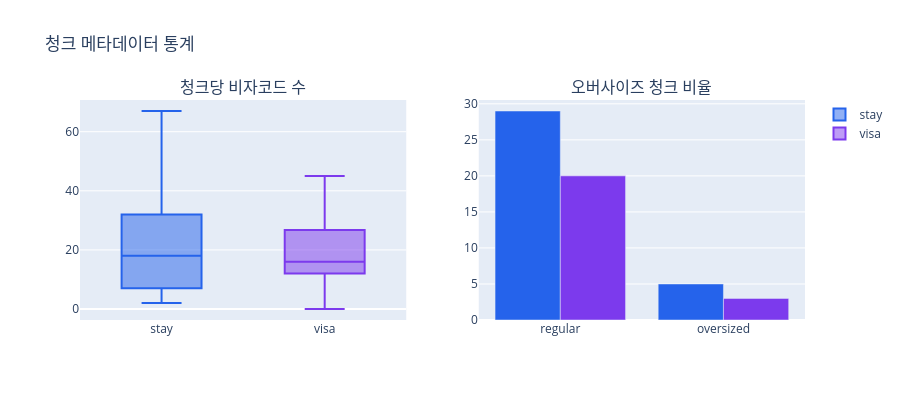

This figure's notebook cell:
### Code cell
# 청크당 비자코드 수 + oversized 비율
fig = make_subplots(rows=1, cols=2, subplot_titles=("청크당 비자코드 수", "오버사이즈 청크 비율"))
fig.add_trace(go.Box(y=stay_chunks["num_codes"], name="stay", marker_color="#2563eb"), row=1, col=1)
fig.add_trace(go.Box(y=visa_chunks["num_codes"], name="visa", marker_color="#7c3aed"), row=1, col=1)

oversize_data = pd.DataFrame({
    "manual": ["stay", "stay", "visa", "visa"],
    "category": ["regular", "oversized", "regular", "oversized"],
    "count": [
        len(stay_chunks) - stay_chunks["oversized"].sum(),
        stay_chunks["oversized"].sum(),
        len(visa_chunks) - visa_chunks["oversized"].sum(),
        visa_chunks["oversized"].sum(),
    ],
})
for manual, color in [("stay", "#2563eb"), ("visa", "#7c3aed")]:
    sub = oversize_data[oversize_data["manual"] == manual]
    fig.add_trace(go.Bar(x=sub["category"], y=sub["count"], name=manual, marker_color=color, showlegend=False), row=1, col=2)
fig.update_layout(height=400, title_text="청크 메타데이터 통계")
fig.show()

### Figure 1 — Plotly figure (JSON) as saved in the notebook; plotly's stock layout.template omitted (floating-point values rounded to 4 significant figures)
{"data": [{"marker": {"color": "#2563eb"}, "name": "stay", "type": "box", "xaxis": "x", "y": [45, 47, 40, 7, 24, 25, 29, 32, 32, 23, 48, 27, 8, 2, 5, 42, 56, 67, 15, 29, 20, 2, 4, 22, 13, 11, 10, 14, 16, 4, 6, 9, 7, 2], "yaxis": "y"}, {"marker": {"color": "#7c3aed"}, "name": "visa", "type": "box", "xaxis": "x", "y": [45, 31, 30, 12, 17, 23, 15, 19, 26, 27, 8, 2, 22, 34, 27, 16, 13, 14, 4, 12, 12, 2, 0], "yaxis": "y"}, {"marker": {"color": "#2563eb"}, "name": "stay", "showlegend": false, "type": "bar", "x": ["regular", "oversized"], "xaxis": "x2", "y": [29, 5], "yaxis": "y2"}, {"marker": {"color": "#7c3aed"}, "name": "visa", "showlegend": false, "type": "bar", "x": ["regular", "oversized"], "xaxis": "x2", "y": [20, 3], "yaxis": "y2"}], "layout": {"annotations": [{"font": {"size": 16}, "showarrow": false, "text": "청크당 비자코드 수", "x": 0.225, "xanchor": "center", "xref": "paper", "y": 1.0, "yanchor": "bottom", "yref": "paper"}, {"font": {"size": 16}, "showarrow": false, "text": "오버사이즈 청크 비율", "x": 0.775, "xanchor": "center", "xref": "paper", "y": 1.0, "yanchor": "bottom", "yref": "paper"}], "height": 400, "title": {"text": "청크 메타데이터 통계"}, "xaxis": {"anchor": "y", "domain": [0.0, 0.45]}, "xaxis2": {"anchor": "y2", "domain": [0.55, 1.0]}, "yaxis": {"anchor": "x", "domain": [0.0, 1.0]}, "yaxis2": {"anchor": "x2", "domain": [0.0, 1.0]}}}
